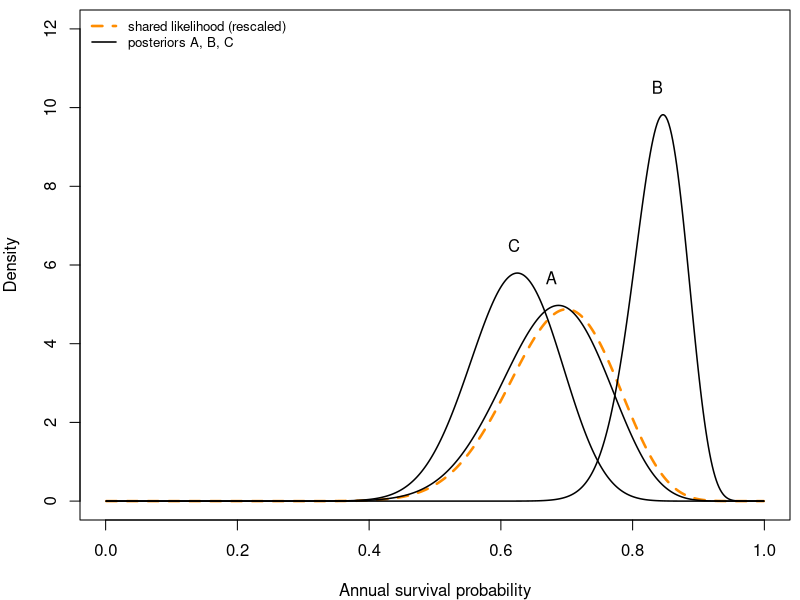

Write R code to recreate this figure.
## ---- chunk 1
knitr::opts_chunk$set(echo = FALSE, warning = FALSE, message = FALSE,
                       fig.width = 6, fig.height = 2.6)
## ---- chunk 2
survived <- 21
collared <- 30
priors <- list(A = c(2, 2), B = c(46, 4), C = c(10, 10))
beta_mean <- function(ab) ab[1] / sum(ab)
tab <- t(sapply(priors, function(pr) {
  po <- pr + c(survived, collared - survived)
  c(prior_worth = sum(pr), prior_mean = beta_mean(pr), post_mean = beta_mean(po),
    lower = qbeta(0.025, po[1], po[2]), upper = qbeta(0.975, po[1], po[2]))
}))
r2 <- function(v) formatC(v, format = "f", digits = 2)
## ---- chunk 3
s_seq <- seq(0.001, 0.999, length.out = 500)
par(mar = c(4, 4, 0.5, 0.5))
plot(s_seq, dbeta(s_seq, survived + 1, collared - survived + 1), type = "l",
     lwd = 2.5, lty = 2, col = "darkorange", ylim = c(0, 12),
     xlab = "Annual survival probability", ylab = "Density")
for (an in names(priors)) {
  po <- priors[[an]] + c(survived, collared - survived)
  lines(s_seq, dbeta(s_seq, po[1], po[2]), lwd = 1.5)
  text(po[1] / sum(po), max(dbeta(s_seq, po[1], po[2])) + 0.7, an)
}
legend("topleft", c("shared likelihood (rescaled)", "posteriors A, B, C"),
       lwd = c(2.5, 1.5), lty = c(2, 1), col = c("darkorange", "black"),
       bty = "n", cex = 0.8)
